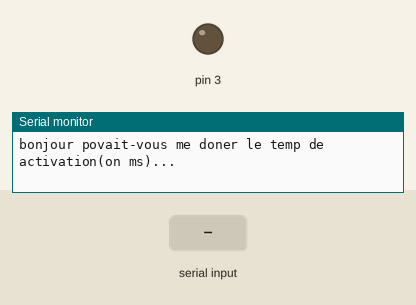
Simulated run of this sketch. Board: Arduino Uno, built with avr-gcc and run on an emulated ATmega328P. Parts: output pins drawn as LEDs (lit = HIGH), the last lines printed to the serial monitor. Dashed ring = blinking. Inputs (shaded band) come from the test bench.

Above: at 0.8 s.
0.9 s: "90,45\n" received over Serial
At 1.17 s:
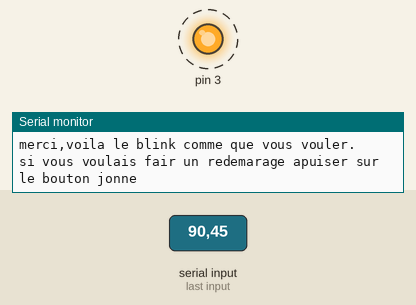
Timing chart, 0 to 9.9 s (numbered marks = the images above; inputs shaded):
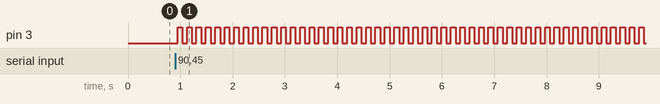

The sketch:

bonjour.ino
```cpp
int d;

void setup() {
  pinMode(3,OUTPUT);
  Serial.begin(9600);
  Serial.println("bonjour povait-vous me doner le temp de activation(on ms)...");
  while(Serial.available()==0){}
  d=Serial.parseInt();
  Serial.println("merci,voila le blink comme que vous vouler.");
  Serial.println("si vous voulais fair un redemarage apuiser sur le bouton jonne");
}

void loop() {
  digitalWrite(3,HIGH);
  delay(d);
  digitalWrite(3,LOW);
  delay(d);
}
```

Measured:
- after the input at 0.9 s, pin 3: alternates HIGH for 0.09 s and LOW for 0.09 s, starting after 0.05 s
